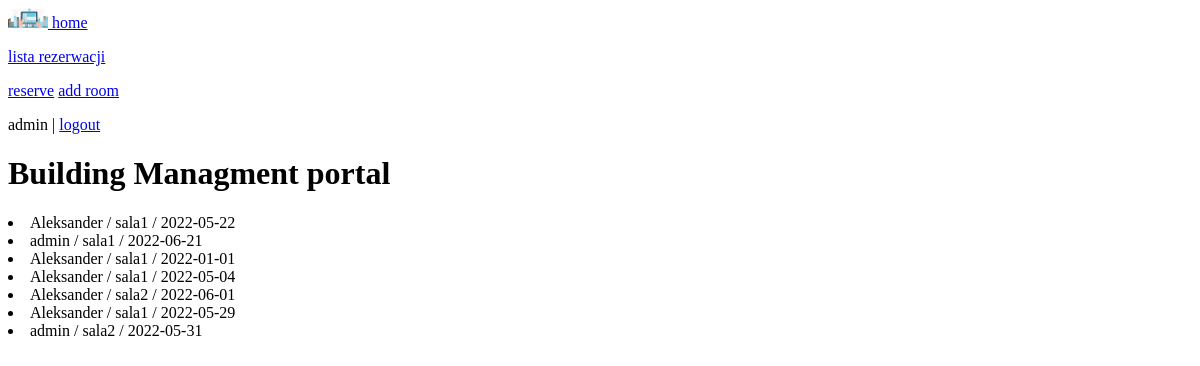
/reservations (signed in), run on an earlier commit of the app's database.
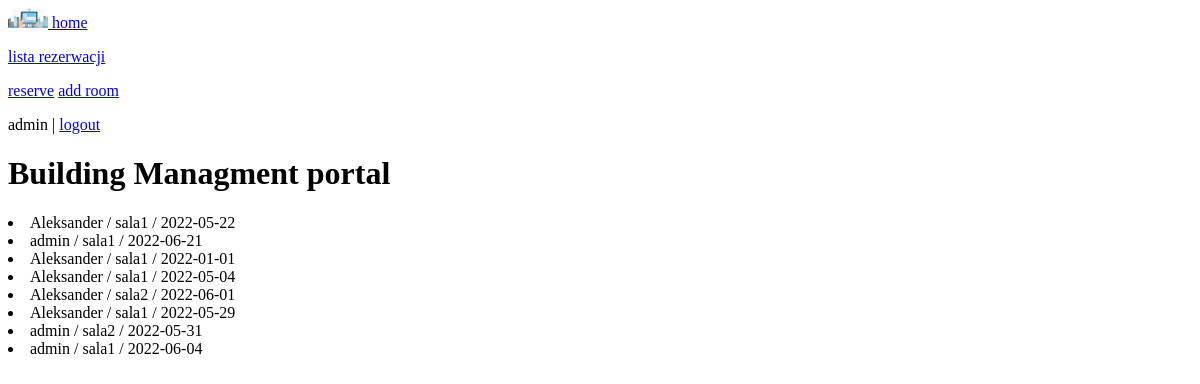
And on a later commit of the database.
### buildingmanagement/models.py (models this page shows, shortened)
class Reservation(models.Model):
    room = models.ForeignKey(Room, on_delete=models.CASCADE)
    date = models.DateField()
    user = models.ForeignKey(
        settings.AUTH_USER_MODEL,
        on_delete=models.CASCADE
    )
    class Meta:
        unique_together = [
            ["room","date","user"],
            ["date", "user"]
        ]
    def __str__(self):
        return f"{self.user} / {self.room.name} / {self.date}"

class Room(models.Model):
    name = models.CharField(max_length=100)
    people_count = models.PositiveSmallIntegerField(default=0)
    max_people_count = models.PositiveSmallIntegerField(null=False)
    image = models.ImageField(upload_to="images/", null=True)

### buildingmanagement/views.py (the view)
# urls.py: path('reservations',views.ReservationListView.as_view(),name="reservations"),
class ReservationListView(LoginRequiredMixin, ListView):
    model = Reservation

### buildingmanagement/templates/buildingmanagement/reservation_list.html
{% extends "buildingmanagement/base.html" %}
{% block content %}
<h1>  Building Managment portal </h1>
{% for i in reservation_list %}
<li> <a> {{i}} </a>
        </li>
{% endfor %}
{% endblock %}

What changed in the data, as far as the page shows it:
added Reservation: user+room+date "admin / sala1 / 2022-06-04"
